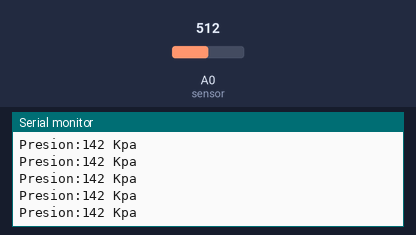
This sketch was run on a simulated Arduino Uno, built with avr-gcc and run on an emulated ATmega328P. On the bench: the last lines printed to the serial monitor. Inputs (shaded band) come from the test bench; at power-on: A0 (sensor) = 512.

Above: at 1.2 s.
1.3 s: A0 (sensor) set to 716
At 1.56 s:
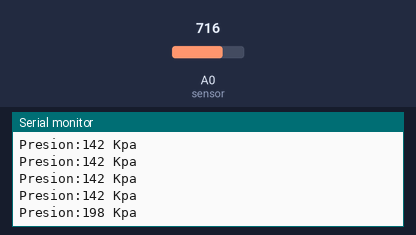
2.8 s: A0 (sensor) set to 900
At 2.96 s:
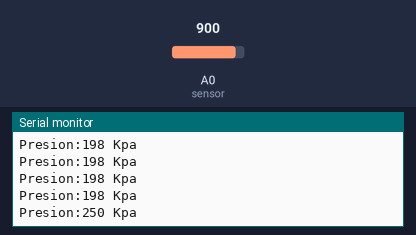
Timing chart, 0 to 5.8 s (numbered marks = the images above; inputs shaded):
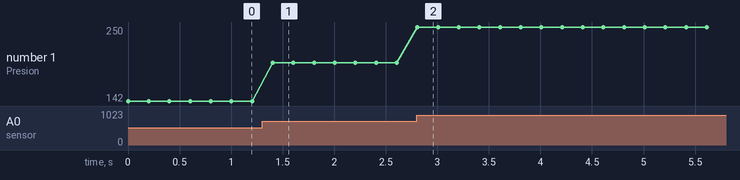

Measured:
- after the input at 1.3 s, the serial monitor: prints a new line after 0.10 s (image 1)
- after the input at 2.8 s, the serial monitor: prints a new line at once (image 2)
- plotted number 1: 142 → 198 after the input at 1.3 s, 198 → 250 after the input at 2.8 s

The sketch:

SENSOR_DE_PRESION.ino
```cpp
int sensor=A0;
int valorSensor;
int presion;

void setup()
{
Serial.begin(9600);
pinMode(sensor,INPUT);
}

void loop()
{
valorSensor=analogRead(sensor);
////CONVERSION A KPA//////
///// 0-50kPa (0-7.25psi) = 0 a 40mV    0.8 mV/kPa
presion=map(valorSensor, 0, 180, 0, 50);
Serial.print("Presion:");
Serial.print(presion);
Serial.println(" Kpa");
delay(200);

}
```
